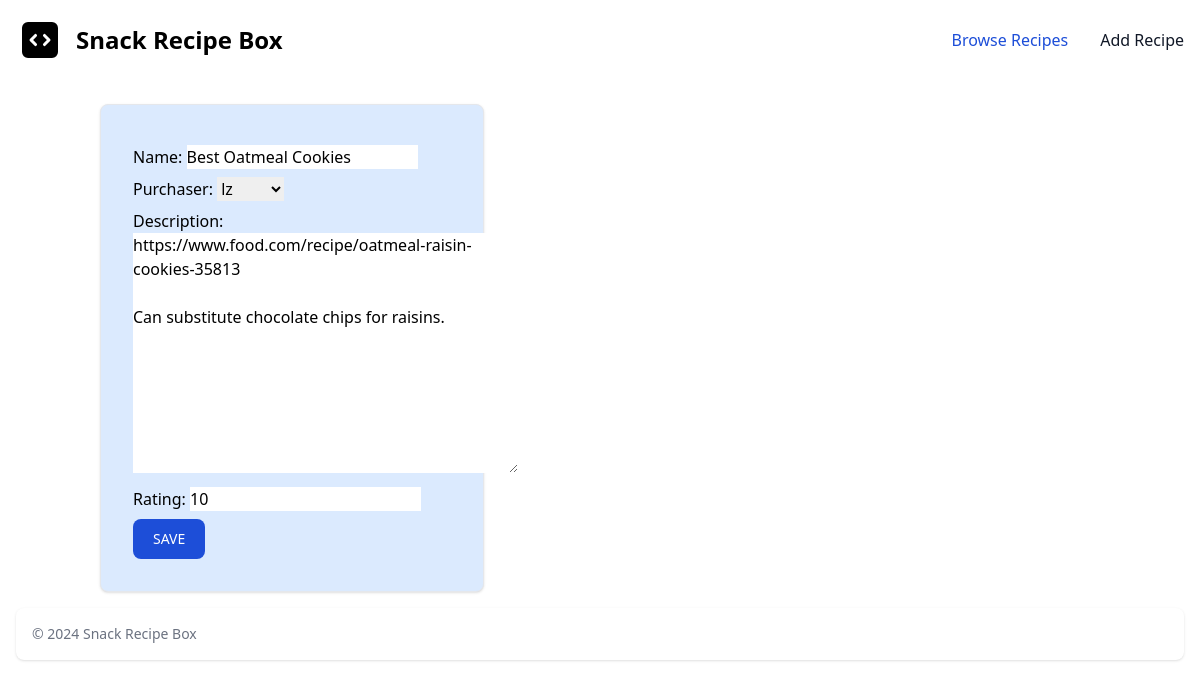
Page /2/update/ on the committed database.
### snacks/models.py (models this page shows, shortened)
class Snack(models.Model):
    name = models.CharField(max_length=256)
    purchaser = models.ForeignKey('auth.User', on_delete=models.CASCADE)
    description = models.TextField(max_length=256)
    rating = models.IntegerField(default=0)

### snacks/views.py (the view)
# urls.py: path('<int:pk>/update/', SnackUpdateView.as_view(), name='snack_update'),
class SnackUpdateView(UpdateView):
    template_name = 'snack_update.html'
    model = Snack
    fields = '__all__'

### templates/snack_update.html (shortened to what this page needs)
{% extends 'base.html' %}
{% block content %}
<br>
<div class="w-full max-w-sm p-4 bg-blue-100 border border-gray-200 rounded-lg shadow sm:p-6 md:p-8 dark:bg-blue-900 dark:border-gray-700">
  <form method="POST" class="space-y-2">
    {{ form.as_p }}
    <input class="text-white bg-blue-700 hover:bg-blue-800 focus:ring-4 focus:ring-blue-300 font-medium rounded-lg text-sm px-5 py-2.5 me-2 mb-2 dark:bg-blue-600 dark:hover:bg-blue-700 focus:outline-none dark:focus:ring-blue-800" type="submit" value="SAVE">
  </form>
</div>
{% endblock content %}

### rows in the picture
Snack: name "Best Oatmeal Cookies", purchaser "lz", description "https://www.food.com/recipe/oatmeal-raisin-cookies-35813 Can substitute chocolate chips for raisins.", rating "10"
